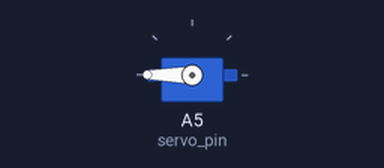
A sketch run on a simulated Arduino Uno, built with avr-gcc and run on an emulated ATmega328P. Parts: servo.

Above: at 0.05 s.
Timing chart, 0 to 4.6 s (numbered marks = the images above):
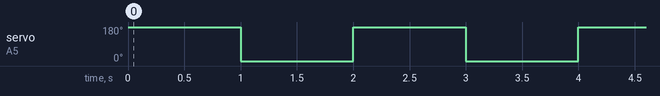

The sketch:

servo_motor.ino
```cpp
// 17/03/2023
// test_a_servo_motor.ino
// MAKES A SERVO MOTOR SHIFT FROM 0 TO 90 DEGREES (AND BACK) EVERY 1 SEC

#include <Servo.h>

const int servo_pin = A5;
Servo servo;

void setup() {
  // put your setup code here, to run once:
  servo.attach(servo_pin);
}

void loop() {
  // put your main code here, to run repeatedly:
  // value from 0 to 180
  servo.write(180);
  delay(1000);
  servo.write(0);
  delay(1000);
}
```

Measured:
- by itself, servo on A5 (servo_pin): alternates 180° for 1.0 s and 0° for 1.0 s
